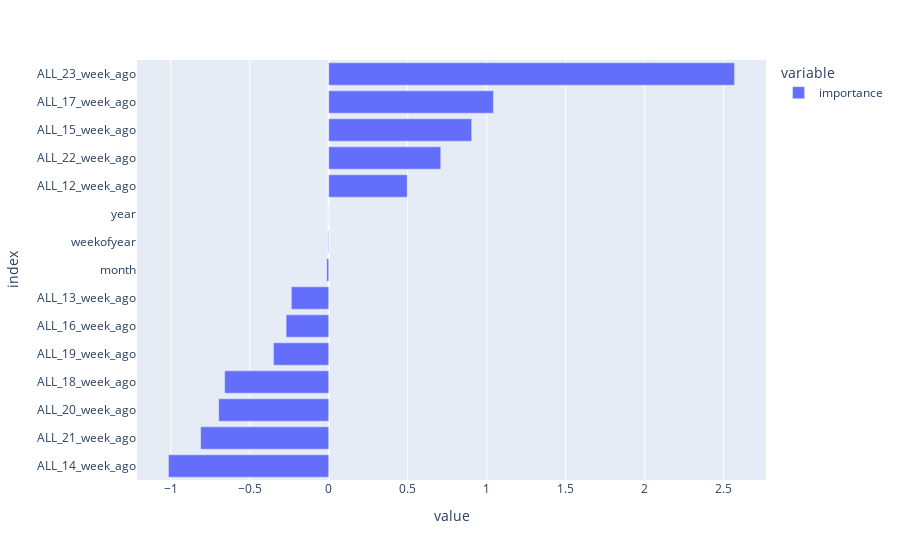

This figure's notebook cell:
### Code cell
%%time

train_last_date = df_gr.index[-1]
X_train = X[X.index <= train_last_date]
y_train = y[y.index <= train_last_date]
print(X_train.shape, y_train.shape)

model = trainXGBoost(X_train, y_train)

fi = pd.DataFrame(model.coef_, index=X_train.columns, columns=['importance']).sort_values('importance')
px.bar(fi, orientation='h')

### Figure 1 — Plotly figure (JSON) as saved in the notebook; plotly's stock layout.template omitted (floating-point values rounded to 4 significant figures)
{"data": [{"alignmentgroup": "True", "hovertemplate": "variable=importance<br>value=%{x}<br>index=%{y}<extra></extra>", "legendgroup": "importance", "marker": {"color": "#636efa", "pattern": {"shape": ""}}, "name": "importance", "offsetgroup": "importance", "orientation": "h", "showlegend": true, "textposition": "auto", "type": "bar", "x": [-1.014, -0.8109, -0.6962, -0.6587, -0.3497, -0.2696, -0.2366, -0.01279, -0.002855, -1.732e-05, 0.4968, 0.709, 0.9047, 1.042, 2.568], "xaxis": "x", "y": ["ALL_14_week_ago", "ALL_21_week_ago", "ALL_20_week_ago", "ALL_18_week_ago", "ALL_19_week_ago", "ALL_16_week_ago", "ALL_13_week_ago", "month", "weekofyear", "year", "ALL_12_week_ago", "ALL_22_week_ago", "ALL_15_week_ago", "ALL_17_week_ago", "ALL_23_week_ago"], "yaxis": "y"}], "layout": {"autosize": true, "barmode": "relative", "legend": {"title": {"text": "variable"}, "tracegroupgap": 0}, "margin": {"t": 60}, "xaxis": {"anchor": "y", "autorange": true, "domain": [0, 1], "range": [-1.213, 2.768], "title": {"text": "value"}, "type": "linear"}, "yaxis": {"anchor": "x", "autorange": true, "domain": [0, 1], "range": [-0.5, 14.5], "title": {"text": "index"}, "type": "category"}}}
